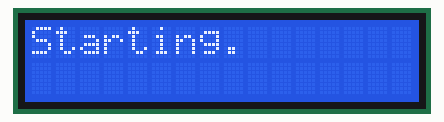
Bench run of a sketch on a simulated Arduino Uno, built with avr-gcc and run on an emulated ATmega328P. Parts: 16×2 character LCD. The local clock reads 2024-03-15 10:24:30 at power-on unless the sketch sets it; what the sketch prints to the serial monitor is not drawn.

Above: at 0.1 s.
At 0.7 s:
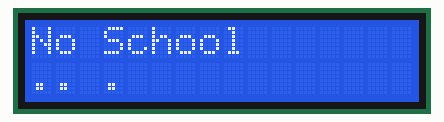
At 1.3 s:
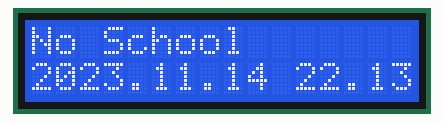
At 32.4 s:
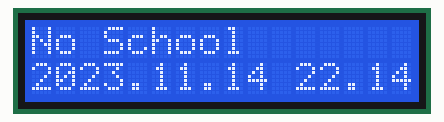
At 92.6 s:
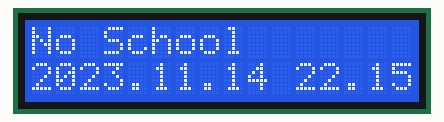

Measured:
- what the display in image 1 shows lasts 0.5 s, from 0.7 s to 1.2 s
- what the display in image 2 shows lasts 31.1 s, from 1.2 s to 32.3 s
- what the display in image 3 shows lasts 60.2 s, from 32.3 s to 92.5 s

The sketch:

arduino.ino
```cpp
// ----- RTC SETUP ----- //
#include <Wire.h>
#include "RTClib.h"
RTC_DS3231 rtc;

// ----- LCD SETUP ----- //
#include <LiquidCrystal.h>
LiquidCrystal lcd(12, 11, 10, 9, 8, 7);

// ----- VARIABLES ----- //
// --- dst --- //
bool dstCurrent = false;

// --- time/date --- //
int dayI, monthI, hourI, minuteI, secondI;
String day, month, year, hour, minute, second;

// --- set time --- //
unsigned long setLast = 0;
const int setDelay = 1000;

// --- read time --- //
unsigned long readLast = 0;
const int readDelay = 1000;

// --- lcd print --- //
unsigned long lcdLast = 0;
const int lcdDelay = 500;

void setup() {
  serialStart();

  lcd.begin(16, 2);
  lcdStart();

  rtcStart();
}

void loop() {
  timeSet();
  timeLCD();

  dstCheck();
}

void dstCheck() {
  DateTime now = rtc.now();

  // Spring Forward: 2nd Sunday in March, 2:00 AM
  if (now.month() == 3 && now.dayOfTheWeek() == 0 && now.day() >= 8 && now.day() <= 14 && now.hour() == 2 && !dstCurrent) {
    print("Setting to Daylight Saving Time");
    rtc.adjust(now + TimeSpan(0, 1, 0, 0));
    dstCurrent = true;
    print("Set to Daylight Saving Time");
  }

  // Fall Back: 1st Sunday in November, 2:00 AM
  if (now.month() == 11 && now.dayOfTheWeek() == 0 && now.day() <= 7 && now.hour() == 2 && dstCurrent) {
    print("Setting to Standard Time");
    rtc.adjust(now - TimeSpan(0, 1, 0, 0));
    dstCurrent = false;
    print("Set to Standard Time");
  }
}

void lcdStart() {
  print("Starting LCD");
  lcdReset();
  lcd.print("Starting.");
  delay(200);
  lcdReset();
  lcd.print("Starting..");
  delay(200);
  lcdReset();
  lcd.print("Starting...");
  delay(200);
  lcdReset();
  print("Started LCD");
}

void lcdReset() {
  lcd.clear();
  lcd.home();
}

void serialStart() {
  Serial.begin(9600);
  for (int i = 0; i < 10; i++) { print(); }
}

// Overloaded print functions
void print(String p, bool nl) {
  Serial.print(p);
  if (nl) { Serial.println(); }
}

void print() {
  Serial.println();
}

void print(String p) {
  Serial.println(p);
}

void rtcStart() {
  print("Starting RTC");
  if (rtc.begin()) {
    print("Started RTC");
  } else {
    print("Failed to Start RTC");
    while (1)
      ;  //stop if rtc not found
  }

  // ONLY USE IF YOU CHANGE THE RTC!!
  rtc.adjust(DateTime(F(__DATE__), F(__TIME__)) + TimeSpan(0, 0, 0, 8));
  //add 8 seconds to the time to account for upload lag
}

void timeSet() {
  if ((millis() - setLast) > setDelay) {
    setLast = millis();

    DateTime now = rtc.now();

    dayI = now.day();
    if (dayI < 10) {
      day = "0" + String(dayI);
    } else {
      day = String(dayI);
    }

    monthI = now.month();
    if (monthI < 10) {
      month = "0" + String(monthI);
    } else {
      month = String(monthI);
    }

    year = String(now.year());

    hourI = now.hour();
    if (hourI < 10) {
      hour = "0" + String(hourI);
    } else {
      hour = String(hourI);
    }

    minuteI = now.minute();
    if (minuteI < 10) {
      minute = "0" + String(minuteI);
    } else {
      minute = String(minuteI);
    }

    secondI = now.second();
    if (secondI < 10) {
      second = "0" + String(secondI);
    } else {
      second = String(secondI);
    }
  }
}

//testing function
void timeRead() {
  if ((millis() - readLast) > readDelay) {
    readLast = millis();

    print(year, false);
    print(".", false);
    print(month, false);
    print(".", false);
    print(day, false);
    print(" ", false);
    print(hour, false);
    print(".", false);
    print(minute);
  }
}

void timeLCD() {
  if ((millis() - lcdLast) > lcdDelay) {
    lcdLast = millis();

    String combine = year + "." + month + "." + day + " " + hour + "." + minute;
    lcdReset();
    lcd.setCursor(0, 1);
    lcd.print(combine);
    blockCheck(); // Call the block display logic
    timeRead();
  }
}

void blockCheck() {
  DateTime now = rtc.now();
  int dotw = now.dayOfTheWeek();

  // Format: 1:55 PM (13:55) becomes 1355
  int time = (now.hour() * 100) + now.minute();
  String value = "No School";

  if (dotw >= 1 && dotw <= 5) {
    if (time >= 900 && time < 948)        value = (dotw == 2) ? "TM OR TA/I Block" : "A Block";
    else if (time >= 948 && time < 953)   value = "Passing";
    else if (time >= 953 && time < 1041)  value = (dotw == 4) ? "TA OR Community" : "B Block";
    else if (time >= 1041 && time < 1046) value = "Passing";
    else if (time >= 1046 && time < 1134) value = (dotw == 2) ? "D Block" : "C Block";
    else if (time >= 1134 && time < 1214) value = "Lunch";
    else if (time >= 1214 && time < 1302) value = (dotw == 2 || dotw == 3) ? "E Block" : "D Block";
    else if (time >= 1302 && time < 1307) value = "Passing";
    else if (time >= 1307 && time < 1355) value = (dotw == 4 || dotw == 5) ? "E Block" : "F Block";
    else if (time >= 1355 && time < 1409) value = "I Block";
    else if (time >= 1409 && time < 1457) value = (dotw == 4) ? "F Block" : "G Block Comp Sci";
    else if (time >= 1457 && time < 1502) value = "Passing";
    else if (time >= 1502 && time < 1550) value = (dotw == 3) ? "TA/I Block" : "H Block Robotics";
  }

  lcd.setCursor(0,0);
  lcd.print(value);
}
```
